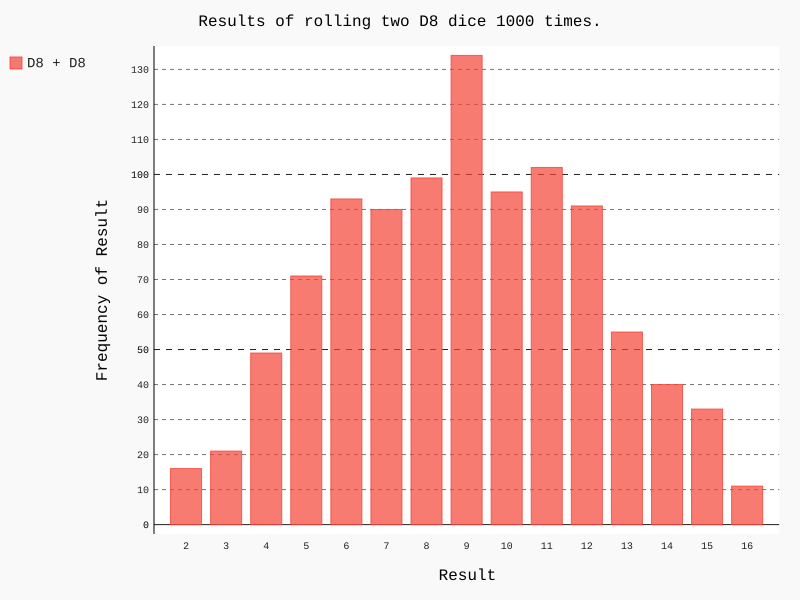

Source code (Python):
#!/usr/bin/env python3
# -*- coding: utf-8 -*-

from die import Die 

import pygal

die_1 = Die(8)
die_2 = Die(8)

results = []
for roll_num in range(1000):
    result = die_1.roll() + die_2.roll()
    results.append(result)

frequencies = []
max_results = die_1.num_sides + die_2.num_sides
for value in range(2, max_results+1):
    frequency = results.count(value)
    frequencies.append(frequency)

hist = pygal.Bar()
hist.title = "Results of rolling two D8 dice 1000 times."
hist.x_labels = [str(x) for x in range(2, max_results+1)]
hist.x_title = "Result"
hist.y_title = "Frequency of Result"

hist.add('D8 + D8', frequencies)
hist.render_to_file('twoD8_visual.svg')
